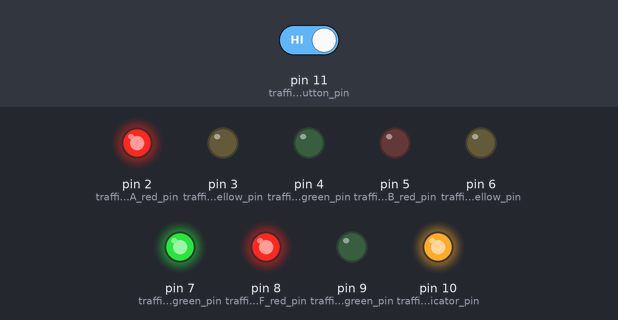
The sketch below on a simulated Arduino Uno, built with avr-gcc and run on an emulated ATmega328P. Parts: output pins drawn as LEDs (lit = HIGH). The test bench sets the inputs (shaded band); at power-on: pin 11 (traffic_lightF_button_pin) HIGH.

Above: at 1.2 s.
1.3 s: pin 11 (traffic_lightF_button_pin) driven LOW
At 6.8 s:
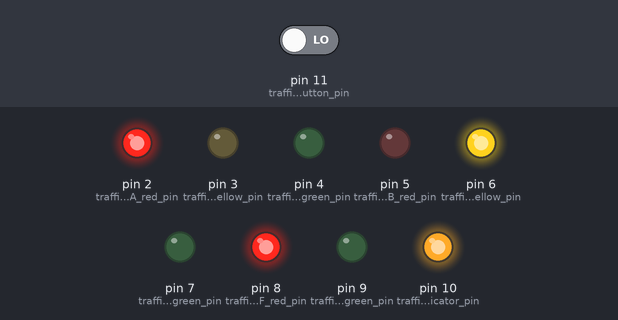
At 15.2 s:
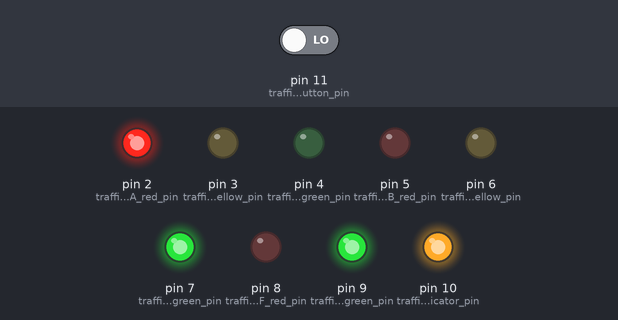
15.3 s: pin 11 (traffic_lightF_button_pin) driven HIGH
At 22.7 s:
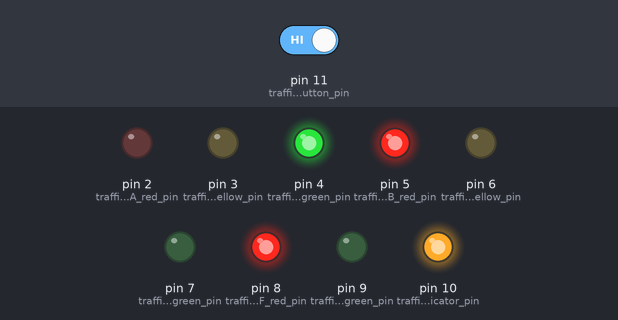
Timing chart, 0 to 30.5 s (numbered marks = the images above; inputs shaded):
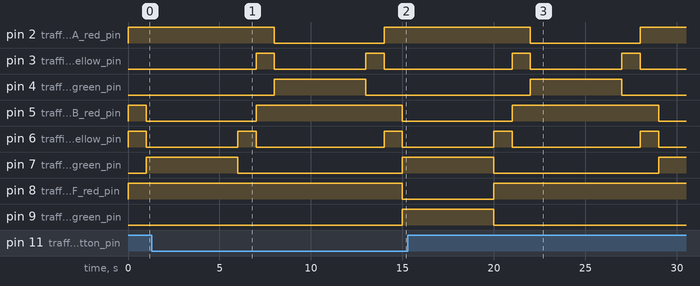

Measured:
- after the input at 1.3 s, pin 8 (traffic_lightF_red_pin): HIGH → LOW after 13.7 s; pin 9 (traffic_lightF_green_pin): LOW → HIGH after 13.7 s
- after the input at 15.3 s, pin 8 (traffic_lightF_red_pin): goes on until 20.0 s, then stays HIGH; pin 9 (traffic_lightF_green_pin): goes on until 20.0 s, then stays LOW
- by itself, pin 3 (traffic_lightA_yellow_pin): alternates HIGH for 1.0 s and LOW for 5.0 s
- by itself, pin 6 (traffic_lightB_yellow_pin): alternates HIGH for 1.0 s and LOW for 7.0 s

The sketch:

3_06_lyssignal_fodgaenger_tryk_1.ino
```cpp
/**********************************************************************
 * Lyssignal to retninger + fodgængersignal med primitiv aktivering
 * https://github.com/spiff42/arduino-workshop
 * Coding Pirates Workshop, Lyngby - Microsoft, Oktober/November 2022
 * Mikkel Holm Olsen
 **********************************************************************/
const byte traffic_lightA_red_pin = 2;
const byte traffic_lightA_yellow_pin = 3;
const byte traffic_lightA_green_pin = 4;
const byte traffic_lightB_red_pin = 5;
const byte traffic_lightB_yellow_pin = 6;
const byte traffic_lightB_green_pin = 7;
const byte traffic_lightF_red_pin = 8;
const byte traffic_lightF_green_pin = 9;
const byte traffic_lightF_indicator_pin = 10;
const byte traffic_lightF_button_pin = 11;

void setup() {
  pinMode(traffic_lightA_red_pin, OUTPUT);
  pinMode(traffic_lightA_yellow_pin, OUTPUT);
  pinMode(traffic_lightA_green_pin, OUTPUT);
  pinMode(traffic_lightB_red_pin, OUTPUT);
  pinMode(traffic_lightB_yellow_pin, OUTPUT);
  pinMode(traffic_lightB_green_pin, OUTPUT);
  pinMode(traffic_lightF_red_pin, OUTPUT);
  digitalWrite(traffic_lightF_red_pin, HIGH); // Tænd rødt
  pinMode(traffic_lightF_green_pin, OUTPUT);
  pinMode(traffic_lightF_indicator_pin, OUTPUT);
  digitalWrite(traffic_lightF_indicator_pin, HIGH); // Sluk indikator
  pinMode(traffic_lightF_button_pin, INPUT_PULLUP);
}

void loop() {
  // 1. tilstand: rødt lys
  digitalWrite(traffic_lightA_red_pin, HIGH); // Tænd rødt

  // B2. rød + gul
  digitalWrite(traffic_lightB_red_pin, HIGH); // Tænd rødt
  digitalWrite(traffic_lightB_yellow_pin, HIGH); // Tænd gult
  delay(1000);

  if (digitalRead(traffic_lightF_button_pin) == LOW) {
    // Fodgænger grønt
    digitalWrite(traffic_lightF_red_pin, LOW); // Sluk rødt
    digitalWrite(traffic_lightF_green_pin, HIGH); // Tænd grønt
  }

  // B3. grøn
  digitalWrite(traffic_lightB_red_pin, LOW); // Sluk rødt
  digitalWrite(traffic_lightB_yellow_pin, LOW); // Sluk gult
  digitalWrite(traffic_lightB_green_pin, HIGH); // Tænd grønt
  delay(5000);

  // Fodgænger rødt
  digitalWrite(traffic_lightF_green_pin, LOW); // Sluk grønt
  digitalWrite(traffic_lightF_red_pin, HIGH); // Tænd rødt

  // B4. gul
  digitalWrite(traffic_lightB_green_pin, LOW); // Sluk grønt
  digitalWrite(traffic_lightB_yellow_pin, HIGH); // Tænd gult
  delay(1000);

  // B1. rød
  digitalWrite(traffic_lightB_yellow_pin, LOW); // Sluk gult
  digitalWrite(traffic_lightB_red_pin, HIGH); // Tænd rødt

  // 2. tilstand: rødt + gult lys
  digitalWrite(traffic_lightA_yellow_pin, HIGH); // Tænd gult
  delay(1000);

  // 3. tilstand: grønt lys
  digitalWrite(traffic_lightA_red_pin, LOW); // Sluk rødt
  digitalWrite(traffic_lightA_yellow_pin, LOW); // Sluk gult
  digitalWrite(traffic_lightA_green_pin, HIGH); // Tænd grønt
  delay(5000);

  // 4. tilstand: gult lys
  digitalWrite(traffic_lightA_green_pin, LOW); // Sluk grønt
  digitalWrite(traffic_lightA_yellow_pin, HIGH); // Tænd gult
  delay(1000);
  digitalWrite(traffic_lightA_yellow_pin, LOW); // Sluk gult
}
```
